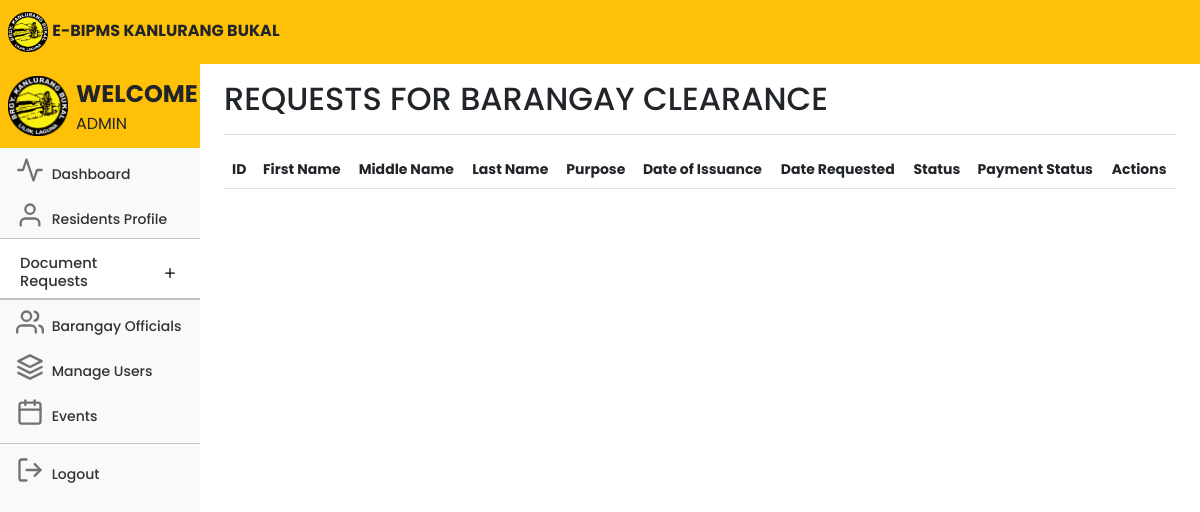
The page /admindocument.php (signed in) on the database as committed earlier.
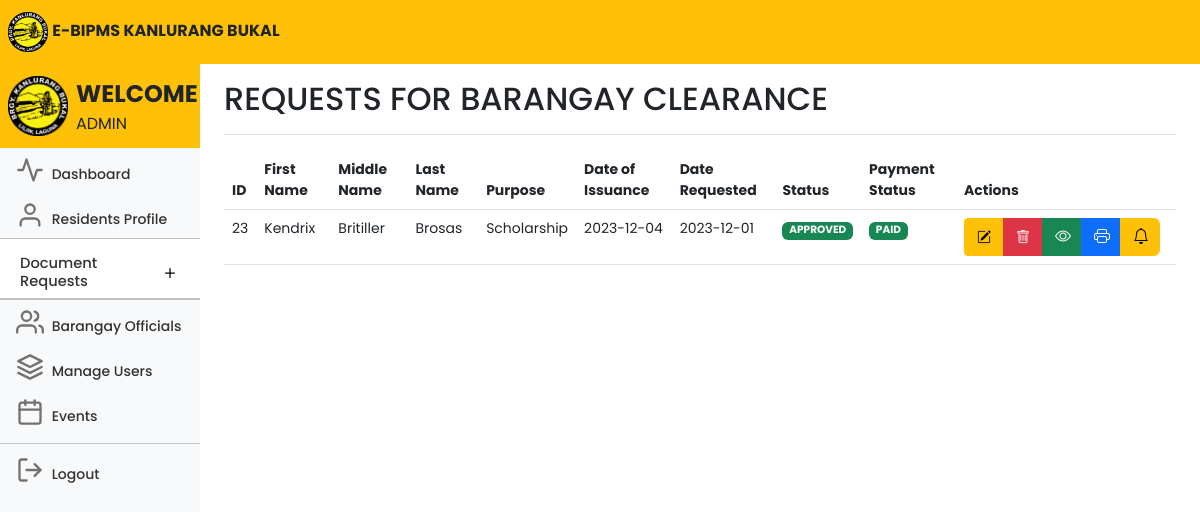
The same page on the database as committed later.
### tables this page shows
CREATE TABLE `documents` (
  `id` int(11) NOT NULL,
  `userID` varchar(100) NOT NULL,
  `firstname` varchar(100) NOT NULL,
  `middlename` varchar(100) NOT NULL,
  `lastname` varchar(100) NOT NULL,
  `email` varchar(100) NOT NULL,
  `purpose` varchar(100) NOT NULL,
  `issue_date` varchar(100) NOT NULL,
  `date_requested` varchar(100) NOT NULL,
  `status` int(11) NOT NULL,
  `isPaid` int(11) NOT NULL,
  `proof` varchar(255) NOT NULL
);

### admindocument.php (the view, shortened to what the changed rows need)
<!DOCTYPE html>
<html lang="en">
<head>
	<link rel="stylesheet" href="https://cdn.jsdelivr.net/npm/bootstrap-icons@1.10.5/font/bootstrap-icons.css">
	<link href="css/bootstrap.min.css" rel="stylesheet">
	<link rel="stylesheet" href="css/style.css">
	<link rel="stylesheet" href="DataTables/datatables.css" />
	<link rel="stylesheet"
		href="https://cdnjs.cloudflare.com/ajax/libs/twitter-bootstrap/5.2.0/css/bootstrap.min.css" />
	<link rel="stylesheet" href="https://cdn.datatables.net/1.13.4/css/dataTables.bootstrap5.min.css" />
	<link href="dashboard.css" rel="stylesheet">
</head>
<body>
	<div class="container-fluid">
		<div class="row">
			<nav id="sidebarMenu" class="col-md-3 col-lg-2 d-md-block bg-body-tertiary sidebar collapse">
				<div class="position-sticky pt-2 mt-2 sidebar-sticky bg-light">
					<ul class="nav flex-column">
						<li class="nav-item fs-7">
							<div class="accordion accordion-flush" id="accordionFlushExample">
								<div class="accordion-item">
									<h2 class="accordion-header fs-7">
										<button class="accordion-button collapsed fs-7 pb-2 nav-link"
											style="font-size:11pt;" type="button" data-bs-toggle="collapse"
											data-bs-target="#flush-collapseOne" aria-expanded="false"
											aria-controls="flush-collapseOne">
											Document Requests
										</button>
									</h2>
								</div>
						</li>
					</ul>
				</div>
			</nav>
			<main class="col-md-9 ms-sm-auto col-lg-10 px-md-4">
				<div
					class="d-flex justify-content-between flex-wrap flex-md-nowrap align-items-center pt-3 pb-2 mb-3 border-bottom">
					<h1 class="h2">REQUESTS FOR BARANGAY CLEARANCE</h1>
				</div>
				<div class="table-responsive">
					<table id="myTable" class="table table-md" style="width:100%">
						<thead>
							<tr>
								<th scope="col">ID</th>
								<th scope="col">First Name</th>
								<th scope="col">Middle Name</th>
								<th scope="col">Last Name</th>
								<th scope="col">Purpose</th>
								<th scope="col">Date of Issuance</th>
								<th scope="col">Date Requested</th>
								<th scope="col">Status</th>
								<th scope="col">Payment Status</th>
								<th scope="col">Actions</th>
							</tr>
						</thead>
						<tbody>
							<?php
							include 'conn.php';
							$query = "SELECT * FROM documents";
							$query_run = mysqli_query($conn, $query);
							if (mysqli_num_rows($query_run) > 0) {
								foreach ($query_run as $items) {
									?>
									<tr>
										<td>
											<?= $items['id']; ?>
										</td>
										<td>
											<?= $items['firstname']; ?>
										</td>
										<td>
											<?= $items['middlename']; ?>
										</td>
										<td>
											<?= $items['lastname']; ?>
										</td>
										<td>
											<?= $items['purpose']; ?>
										</td>
										<td>
											<?= $items['issue_date']; ?>
										</td>
										<td>
											<?= $items['date_requested']; ?>
										</td>
										<td>
											<?php
											if ($items['status'] == 0) {
												?>
												<span class="badge bg-danger">PENDING
												</span>
												<?php
											} else if ($items['status'] == 1) {
												?>
													<span class="badge bg-success">APPROVED
													</span>
												<?php
											}
											?>
										</td>
										<td>
											<?php if ($items['isPaid'] == 0):
												?>
												<span class="badge bg-danger">
													NOT PAID
												</span>
											<?php elseif ($items['isPaid'] == 1): ?>
												<span class="badge bg-success">
													PAID
												</span>
											<?php endif; ?>
										</td>
										<td class="text-right">
											<div class="btn-group me-2">
												<button type="button" class="btn btn-warning btn-sm editbtn"
													style="width: 40px;"><i class="bi bi-pencil-square"></i></button>
												<button type="button" class="btn btn-danger btn-sm deletebtn"
													style="width: 40px;"><i class="bi bi-trash"></i></button>
												<?php if ($items['isPaid'] == 1): ?>
													<?php $imagePath = $items['proof']; ?>
													<a class="btn btn-success viewbtn" data-proof="<?= $imagePath; ?>"
														style="width: 40px;"><i class="bi bi-eye"></i></a>
												<?php endif; ?>
												<?php if ($items['status'] == 1):
													?>
													<a href="generateclearance.php?id=<?php echo $items['id']; ?>" target="_blank"
														class="btn btn-primary" style="width: 40px;">
														<i class="bi bi-printer"></i></a>
												<?php endif; ?>
												<?php if ($items['status'] == 1):
													?>
													<a href="sendemailnotification.php?id=<?php echo $items['id']; ?>"
														class="btn btn-warning" style="width: 40px;">
														<i class="bi bi-bell"></i></a>
												<?php endif; ?>
											</div>
										</td>
									</tr>
									<?php
								}
							}
							?>
						</tbody>
					</table>
				</div>
			</main>
		</div>
	</div>
</body>
</html>

Rows that differ between the two databases and show on the page:
added documents: id "23", firstname "Kendrix", middlename "Britiller", lastname "Brosas", purpose "Scholarship", issue_date "2023-12-04", date_requested "2023-12-01", status "APPROVED", isPaid "PAID"
